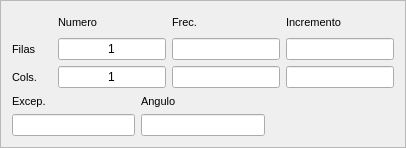
             <widget class="QFrame" name="frame_3">
              <property name="sizePolicy">
               <sizepolicy hsizetype="Preferred" vsizetype="Preferred">
                <horstretch>0</horstretch>
                <verstretch>1</verstretch>
               </sizepolicy>
              </property>
              <property name="maximumSize">
               <size>
                <width>420</width>
                <height>150</height>
               </size>
              </property>
              <property name="frameShape">
               <enum>QFrame::StyledPanel</enum>
              </property>
              <property name="frameShadow">
               <enum>QFrame::Plain</enum>
              </property>
              <layout class="QGridLayout" name="gridLayout_5">
               <item row="0" column="0">
                <layout class="QGridLayout" name="gridLayout_4">
                 <item row="0" column="3">
                  <widget class="QLabel" name="label_4">
                   <property name="font">
                    <font>
                     <pointsize>8</pointsize>
                    </font>
                   </property>
                   <property name="text">
                    <string>Frec.</string>
                   </property>
                  </widget>
                 </item>
                 <item row="0" column="0">
                  <spacer name="horizontalSpacer">
                   <property name="orientation">
                    <enum>Qt::Horizontal</enum>
                   </property>
                   <property name="sizeHint" stdset="0">
                    <size>
                     <width>40</width>
                     <height>20</height>
                    </size>
                   </property>
                  </spacer>
                 </item>
                 <item row="1" column="0">
                  <widget class="QLabel" name="label">
                   <property name="font">
                    <font>
                     <pointsize>8</pointsize>
                     <weight>50</weight>
                     <bold>false</bold>
                    </font>
                   </property>
                   <property name="text">
                    <string>Filas</string>
                   </property>
                  </widget>
                 </item>
                 <item row="1" column="4">
                  <widget class="QLineEdit" name="m_IncFilas">
                   <property name="alignment">
                    <set>Qt::AlignCenter</set>
                   </property>
                  </widget>
                 </item>
                 <item row="0" column="2">
                  <widget class="QLabel" name="label_3">
                   <property name="font">
                    <font>
                     <pointsize>8</pointsize>
                    </font>
                   </property>
                   <property name="text">
                    <string>Numero</string>
                   </property>
                  </widget>
                 </item>
                 <item row="2" column="0">
                  <widget class="QLabel" name="label_2">
                   <property name="font">
                    <font>
                     <pointsize>8</pointsize>
                     <weight>50</weight>
                     <bold>false</bold>
                    </font>
                   </property>
                   <property name="text">
                    <string>Cols.</string>
                   </property>
                  </widget>
                 </item>
                 <item row="2" column="4">
                  <widget class="QLineEdit" name="m_IncCols">
                   <property name="alignment">
                    <set>Qt::AlignCenter</set>
                   </property>
                  </widget>
                 </item>
                 <item row="0" column="4">
                  <widget class="QLabel" name="label_19">
                   <property name="font">
                    <font>
                     <pointsize>8</pointsize>
                    </font>
                   </property>
                   <property name="text">
                    <string>Incremento</string>
                   </property>
                  </widget>
                 </item>
                 <item row="1" column="2">
                  <widget class="QLineEdit" name="m_FilasMatriz">
                   <property name="text">
                    <string>1</string>
                   </property>
                   <property name="alignment">
                    <set>Qt::AlignCenter</set>
                   </property>
                  </widget>
                 </item>
                 <item row="1" column="3">
                  <widget class="QLineEdit" name="m_FrecuenciaFilasMatriz">
                   <property name="alignment">
                    <set>Qt::AlignCenter</set>
                   </property>
                  </widget>
                 </item>
                 <item row="2" column="2">
                  <widget class="QLineEdit" name="m_ColumnasMatriz">
                   <property name="text">
                    <string>1</string>
                   </property>
                   <property name="alignment">
                    <set>Qt::AlignCenter</set>
                   </property>
                  </widget>
                 </item>
                 <item row="2" column="3">
                  <widget class="QLineEdit" name="m_FrecuenciaColumnasMatriz">
                   <property name="alignment">
                    <set>Qt::AlignCenter</set>
                   </property>
                  </widget>
                 </item>
                </layout>
               </item>
               <item row="1" column="0">
                <layout class="QGridLayout" name="gridLayout">
                 <item row="0" column="0">
                  <widget class="QLabel" name="label_10">
                   <property name="sizePolicy">
                    <sizepolicy hsizetype="Preferred" vsizetype="Preferred">
                     <horstretch>1</horstretch>
                     <verstretch>0</verstretch>
                    </sizepolicy>
                   </property>
                   <property name="font">
                    <font>
                     <pointsize>8</pointsize>
                     <weight>50</weight>
                     <bold>false</bold>
                    </font>
                   </property>
                   <property name="text">
                    <string>Excep.</string>
                   </property>
                  </widget>
                 </item>
                 <item row="0" column="1">
                  <widget class="QLabel" name="label_11">
                   <property name="sizePolicy">
                    <sizepolicy hsizetype="Preferred" vsizetype="Preferred">
                     <horstretch>1</horstretch>
                     <verstretch>0</verstretch>
                    </sizepolicy>
                   </property>
                   <property name="font">
                    <font>
                     <pointsize>8</pointsize>
                     <weight>50</weight>
                     <bold>false</bold>
                    </font>
                   </property>
                   <property name="text">
                    <string>Angulo</string>
                   </property>
                  </widget>
                 </item>
                 <item row="0" column="2">
                  <widget class="QLabel" name="label_20">
                   <property name="sizePolicy">
                    <sizepolicy hsizetype="Preferred" vsizetype="Preferred">
                     <horstretch>1</horstretch>
                     <verstretch>0</verstretch>
                    </sizepolicy>
                   </property>
                   <property name="text">
                    <string/>
                   </property>
                  </widget>
                 </item>
                 <item row="1" column="2">
                  <widget class="QLabel" name="label_21">
                   <property name="sizePolicy">
                    <sizepolicy hsizetype="Preferred" vsizetype="Preferred">
                     <horstretch>1</horstretch>
                     <verstretch>0</verstretch>
                    </sizepolicy>
                   </property>
                   <property name="text">
                    <string/>
                   </property>
                  </widget>
                 </item>
                 <item row="1" column="0">
                  <widget class="QLineEdit" name="m_ExcepcionesMatriz">
                   <property name="alignment">
                    <set>Qt::AlignCenter</set>
                   </property>
                  </widget>
                 </item>
                 <item row="1" column="1">
                  <widget class="QLineEdit" name="m_Orientacion">
                   <property name="alignment">
                    <set>Qt::AlignCenter</set>
                   </property>
                  </widget>
                 </item>
                </layout>
               </item>
              </layout>
             </widget>
